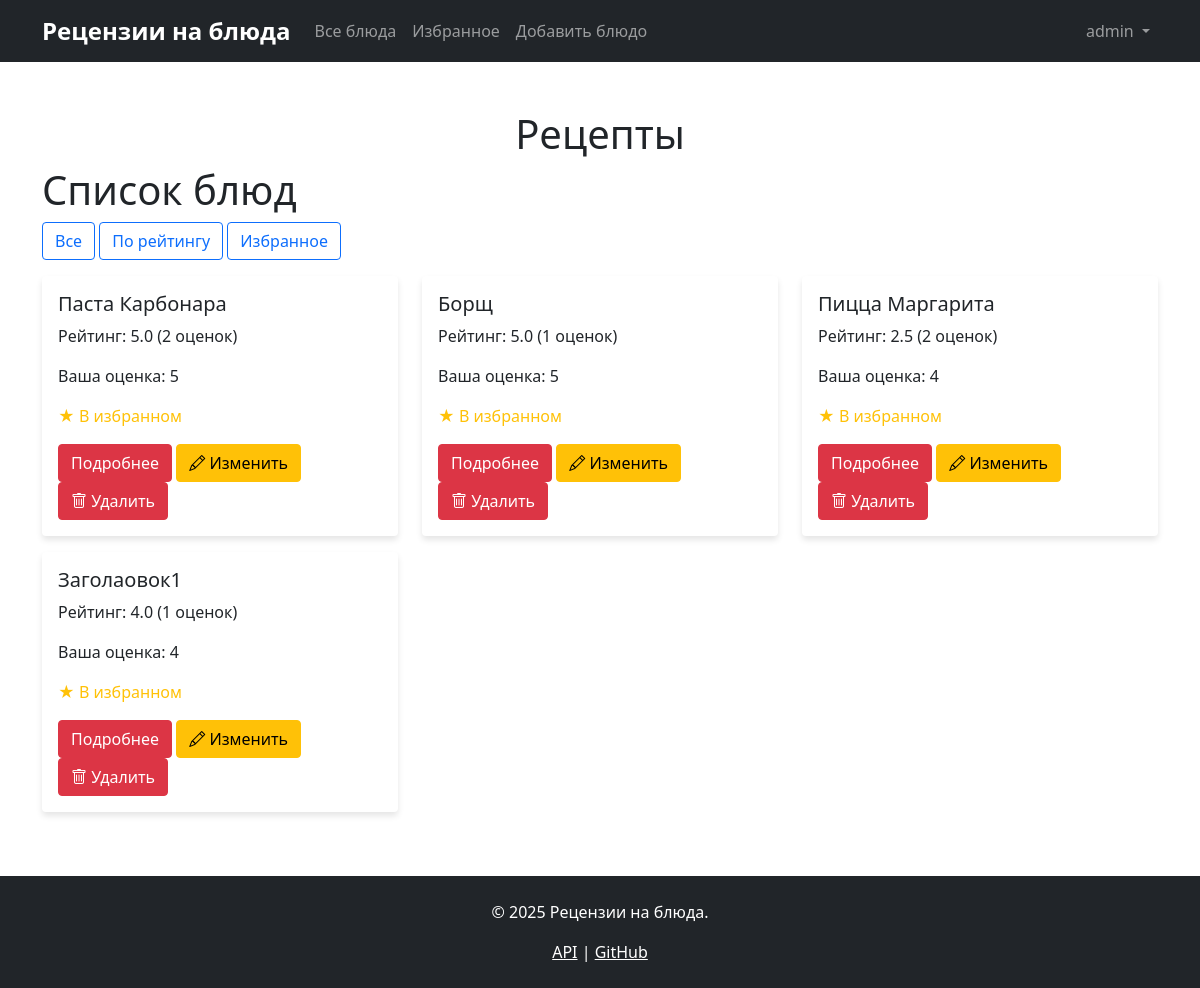
/dishes?sort=favourites (signed in), run on the app's committed database.
### data/users.py (models this page shows, shortened)
class User(SqlAlchemyBase, UserMixin, SerializerMixin):
    __tablename__ = 'users'
    id = sqlalchemy.Column(sqlalchemy.Integer,
                           primary_key=True, autoincrement=True)
    login = sqlalchemy.Column(sqlalchemy.String,
                              index=True, unique=True, nullable=True)
    hashed_password = sqlalchemy.Column(sqlalchemy.String, nullable=True)
    ratings = orm.relationship("DishRating", back_populates='user')
    favourites = orm.relationship("Favourite", back_populates='user')

### data/dishes.py (models this page shows, shortened)
class Dish(SqlAlchemyBase, SerializerMixin):
    __tablename__ = 'dishes'
    id = sqlalchemy.Column(sqlalchemy.Integer,
                           primary_key=True, autoincrement=True)
    name = sqlalchemy.Column(sqlalchemy.String, nullable=True, unique=True)
    ingredients = sqlalchemy.Column(sqlalchemy.Text, nullable=True)
    url = sqlalchemy.Column(sqlalchemy.String, nullable=True)
    author_id = sqlalchemy.Column(sqlalchemy.Integer,
                                  sqlalchemy.ForeignKey("users.id"),
                                  nullable=True)
    ratings = orm.relationship("DishRating", back_populates='dish')
    favourites = orm.relationship("Favourite", back_populates='dish')
    author = orm.relationship('User', backref='created_dishes')

### blueprints/dishes.py (the view)
@dishes_bp.route('/dishes', methods=['GET'])
@login_required
def dishes_list():
    sort_by = request.args.get('sort', 'default')
    session = db_session.create_session()
    if sort_by == 'rating':
        dishes_query = session.query(DishWithRating).order_by(
            desc(DishWithRating.average_rating)
        ).all()
    elif sort_by == 'favourites':
        favourites = session.query(Favourite).filter(
            Favourite.user_id == current_user.id
        ).all()
        dish_ids = [fav.dishes_id for fav in favourites]
        dishes_query = session.query(DishWithRating).filter(
            DishWithRating.id.in_(dish_ids)
        ).all()
    else:
        dishes_query = session.query(DishWithRating).all()
    dishes = []
    for dish_view in dishes_query:
        dish_info = {
            'id': dish_view.id,
            'name': dish_view.name,
            'ingredients': dish_view.ingredients,
            'url': dish_view.url,
            'average_rating': dish_view.average_rating,
            'rating_count': dish_view.rating_count,
            'is_favourite': False,
            'user_rating': None
        }
        favourite = session.query(Favourite).filter(
            Favourite.user_id == current_user.id,
            Favourite.dishes_id == dish_view.id
        ).first()
        dish_info['is_favourite'] = favourite is not None
        user_rating = session.query(DishRating).filter(
            DishRating.user_id == current_user.id,
            DishRating.dish_id == dish_view.id
        ).first()
        dish_info['user_rating'] = user_rating.rating if user_rating else None
        dishes.append(dish_info)
    session.close()
    return render_template('dishes.html',
                           title='Список блюд',
                           dishes=dishes,
                           current_sort=sort_by,
                           get_navbar=get_navbar(),
                           get_footer=get_footer())

### app.py (called while the page is built)
def get_footer():
    return '''<footer class="bg-dark text-white py-4 mt-5">
        <div class="container text-center">
            <p>&copy; 2025 Рецензии на блюда.</p>
            <p class="mb-0">
                <a href="/api/dishes" class="text-white">API</a> |
                <a href="https://github.com" class="text-white">GitHub</a>
            </p>
        </div>
    </footer>'''

@login_manager.user_loader
def load_user(user_id):
    session = db_session.create_session()
    return session.query(User).get(int(user_id))

### blueprints/dishes.py (called while the page is built)
def get_navbar():
    from app import get_navbar as app_get_navbar
    return app_get_navbar()

def get_footer():
    from app import get_footer as app_get_footer
    return app_get_footer()

### data/db_session.py (called while the page is built)
def create_session() -> Session:
    global __factory
    return __factory()

### templates/dishes.html
{% extends "base.html" %}
{% block content %}
<h1>Список блюд</h1>
<div class="mb-3">
    <a href="{{ url_for('dishes.dishes_list') }}" class="btn btn-outline-primary">Все</a>
    <a href="{{ url_for('dishes.dishes_list', sort='rating') }}" class="btn btn-outline-primary">По рейтингу</a>
    <a href="{{ url_for('dishes.dishes_list', sort='favourites') }}" class="btn btn-outline-primary">Избранное</a>
</div>
<div class="row">
    {% for dish in dishes %}
    <div class="col-md-4 mb-3">
        <div class="card">
            <div class="card-body">
                <h5>{{ dish.name }}</h5>
                <p>Рейтинг: {{ dish.average_rating }} ({{ dish.rating_count }} оценок)</p>
                {% if dish.user_rating %}
                <p>Ваша оценка: {{ dish.user_rating }}</p>
                {% endif %}
                {% if dish.is_favourite %}
                <p class="text-warning">★ В избранном</p>
                {% endif %}
                <a href="{{ url_for('dishes.dish_detail', dish_id=dish.id) }}" class="btn btn-primary">Подробнее</a>
                <a href="{{ url_for('dishes.edit_dish', dish_id=dish.id) }}"
                               class="btn btn-warning">
                                <i class="bi bi-pencil"></i> Изменить
                            </a>
                <form action="{{ url_for('dishes.delete_dish', dish_id=dish.id) }}"
                                  method="POST"
                                  class="d-inline"
                                  onsubmit="return confirm('Вы уверены, что хотите удалить эту работу?');">
                                <button type="submit" class="btn btn-danger">
                                    <i class="bi bi-trash"></i> Удалить
                                </button>
                </form>
            </div>
        </div>
    </div>
    {% endfor %}
</div>
{% endblock %}

### templates/base.html (shortened to what this page needs)
<!DOCTYPE html>
<html>
<head>
    <link href="https://cdn.jsdelivr.net/npm/bootstrap@5.1.3/dist/css/bootstrap.min.css" rel="stylesheet">
    <link rel="stylesheet" href="https://cdn.jsdelivr.net/npm/bootstrap-icons@1.10.0/font/bootstrap-icons.css">
    <link rel="stylesheet" href="{{url_for('static', filename='css/style.css')}}">
</head>
<body>
    {{ get_navbar|safe }}
    <div class="container text-center mt-5">
        <h1>Рецепты</h1>
    </div>
    <main role="main" class="container">
      {% block content %}{% endblock %}
    </main>
    {{ get_footer|safe }}
</body>
</html>

### static/css/style.css (style rules this page uses)
.navbar-brand { font-weight: bold; font-size: 1.5rem; }
.card { box-shadow: 0 4px 6px rgba(0, 0, 0, 0.1); border: none; }
.btn-primary { background-color: #dc3545; border-color: #dc3545; }

### data on the page
User: login "Рецензии на блюда Все блюда Избранное Добавить блюдо admin"
Dish: name "Паста Карбонара", average_rating "5.0", rating_count "2", user_rating "5"
Dish: name "Борщ", average_rating "5.0", rating_count "1", user_rating "5"
Dish: name "Пицца Маргарита", average_rating "2.5", rating_count "2", user_rating "4"
Dish: name "Заголaовок1", average_rating "4.0", rating_count "1", user_rating "4"

### other printed values
{{ get_footer|safe }} "© 2025 Рецензии на блюда. API | GitHub"
